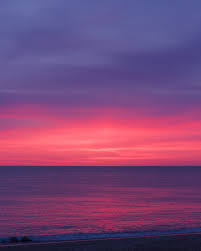
#> input picture Group Code/old/horizon.jpg, 201 x 251 px, given in place of h, which was not available
$ jupyter execute --allow-errors 'Straighten the Image - Image Processing Group Project.ipynb'   (text cells are left out)
#> lines starting #> are read from the running program, lines starting #| are printed output that depends on the picture; after the words box and inside, x2 and y2 are one past the last pixel; in counts of white or black regions, pixels touching at a corner belong together; pictures that were not available may be replaced by others from this repository, and a replacement may not be noted
[cell 1]
# Imports
import cv2
import numpy as np
from matplotlib import pyplot as plt
#from matplotlib import image as image
#import easygui # An easy-to-use file-picker; pip install easygui
from collections import Counter
import os
import easygui
from skimage.transform import probabilistic_hough_line

[cell 2]
# Constants

# default weights for calculating
# w1 - median angle
# w2 - longest line
# w3 - every line
# w4 - parallel lines
# w5 - perpendicular lines
# w6 - flat lines (vertical or horizontal)
DEFAULT_WEIGHTS = [1, 2, 0.1, 1.25, 1.5, 1]
ROTATE_AND_EXPAND = 1
ROTATE_AND_CROP = 2
ROTATE_AND_KEEP = 0


# Functions

def calculate_angle(image : np.ndarray,
                    hough_lines : np.ndarray = None,
                    hough_lines_p : np.ndarray = None,
                    weights : list = DEFAULT_WEIGHTS,
                    significance : float = 10 ) -> float:
    '''
    Calculates the most important angle, or angle to which need to rotate image to get it straight

    Parameters
    ----------
    image (OpenCV image) :
        Image imported by OpenCV to calculate dimensions from

    hough_lines (OpenCV HoughLine) :
        List of lines provided by OpenCV HoughLine function

    hough_lines_p (OpenCV HoughLineP) :
        List of lines provided by OpenCV HoughLineP function

    weights (list) :
        List of weights for calculating lines importance:
            w1 - median angle;
            w2 - longest line;
            w3 - every line;
            w4 - parallel lines;
            w5 - perpendicular lines;
            w6 - flat (vertical or horizontal line)
        The default is DEFAULT_WEIGHTS.

    significance (float) :
        Define line with length of what percentage of image's diagonal considred to be signifficant. Default is 10%

    Returns
    -------
    The most important angle of image

    '''

    # check if image has 'shape'
    if 'shape' not in dir(image):
        raise TypeError("No image provided, or it is of incorrect type")
    # get pictiure dimensions
    elif len(image.shape) == 3:
        # for colour and other 3-dimensional spaces
        height, width, depth = image.shape
    elif len(image.shape) == 2:
        # for greyscale space
        height, width = image.shape
    # raise exception as can't proceed
    else:
        raise ValueError("Provided image is in incorrect format")

    # check if either hough_lines or hough_lines_p was provided
    if hough_lines is None and hough_lines_p is None:
        raise ValueError("Both hough_lines and hough_lines_p can't be empty!")

    # check if weights list is in correct format
    if type(weights) != list:
        raise TypeError('Weights list is of incorrect type')
    elif len(weights) != 6:
        raise ValueError('Weights list is in incorrect format')

    final_angle = 0
    diagonal = np.round(np.sqrt(height**2 + width**2))
    significance = significance / 100 if significance >= 1 else significance

    # unpack weights
    weight_median, weight_length, weight_each, weight_par, weight_perp, weight_flat = weights

    # compose all angles from both hough_lines and hough_lines_p into one list of dictionaries
    angles = []

    if hough_lines is not None:
        for line in hough_lines:
            # catch exceptions if for some reason format is wrong
            try:
                # get angle (in radians)
                theta = line[0][1]
                # convert to degrees
                theta = np.degrees(theta)
                # add angle to the list with empty length
                angles.append({'angle': theta, 'length': -1 })
            except:
                raise ValueError("hough_lines is in incorrect format")

    if hough_lines_p is not None:
        for line in hough_lines_p:
            # catch exceptions if for some reason format is wrong
            try:
                # get line' extreme points
                x1, y1, x2, y2 = line[0]
                # calculate length
                length = np.round( np.sqrt((x2-x1)**2 + (y2-y1)**2), 1)
                # calculate angle
                theta = np.arctan2(y2-y1, x2-x1) # - np.pi/2
                # convert to degrees and shift 90 degrees to match output of hough_lines
                theta = np.round(np.degrees(theta)) - 90
                if theta < 0:
                    theta = theta + 180

                # process only "significant" lines, which are lengthier than "significance" percentage of image's diagonal
                if length >= diagonal * significance:
                    # add angle to the list with empty length
                    angles.append({'angle': theta, 'length': length })
            except:
                raise ValueError("hough_lines_p is in incorrect format")


    # sort angles by length ascending order
    angles = sorted(angles, key = lambda angle: angle['length'], reverse=True)
    # separate angles from their length
    just_angles = [element['angle'] for element in angles]
    # sum count lines with same angles
    counted_angles = Counter(just_angles).most_common()
    # get unique angles
    unique_angles = set(just_angles)

    # calculate weighted lines
    weighted_angles = {}


    # Add median angle with 'w1' weight
    weighted_angles[np.median(just_angles)] = weighted_angles.get(np.median(just_angles), 0) + weight_median


    # Add longest line with 'w2' weight (but only if it is longer than 0)
    longest = angles[0]['length'] if angles[0]['length'] > 0 else 0
    for line in angles:
        # get longest line (may be multiple lines with different angles)
        if line['length'] >= longest:
            weighted_angles[line['angle']] = weighted_angles.get(line['angle'], 0) + weight_length
        else:
            # stop processing lines, as it is already shorter than the longest one
            break


    # Add each line with 'w3' weight
    for angle in just_angles:
        weighted_angles[angle] = weighted_angles.get(angle, 0) + weight_each


    # Add parallel lines with 'w4' weight
    # get only angles where count > 1 (same angle so parallel lines)
    for line in [(element[0], element[1]) for element in counted_angles if element[1] > 1]:
        weighted_angles[line[0]] = weighted_angles.get(line[0], 0) + line[1] * weight_par


    # Add perpendicual lines with 'w5' weight
    for angle in just_angles:
        # check if there is a perpendicualr pair (+/- 90) and get lowest of pair
        if (angle + 90) in unique_angles:
            pair_angle = angle
        elif (angle - 90) in unique_angles:
            pair_angle = angle - 90
        else:
            pair_angle = -1

        # if pair found: add as weighted
        if pair_angle != -1:
            weighted_angles[pair_angle] = weighted_angles.get(pair_angle, 0) + weight_perp


    # Add flat (vertical or horizontal) lines with 'w6' weight
    for angle in just_angles:
        if angle == 90.0 or angle == 0.0 or angle == 180.0:
            weighted_angles[angle] = weighted_angles.get(angle, 0) + weight_flat


    # calculate the most important angle - the one with most entries in weighted list
    final_angle = max(weighted_angles, key = weighted_angles.get)

    # translate angle between 0 and 180 degrees to the most suitable rotation angle
    # 0   <= theta < 45   then theta
    # 45  <= theta < 135  then theta - 90
    # 135 <= theta <= 180 then theta - 180
    # positive number is anti-clockwise, where negative number is clockwise

    if final_angle >= 45 and final_angle < 135:
        final_angle = final_angle - 90
    elif final_angle >= 135 and final_angle <= 180:
        final_angle = final_angle - 180
    # else - no change in angle

    # return the most important angle
    return final_angle


def rotate_image(image : np.ndarray,
                 degrees : float = 0,
                 rotation_type : int = ROTATE_AND_CROP) -> np.ndarray:
    '''
    Rotates image by given angle anti-clockwise with given type of post-processing

    Parameters
    ----------
    image (OpenCV image) :
        Image imported by OpenCV to rotate

    degrees (float):
        Degrees to rotate image anti-clockwise. For clockwise rotation, provide negative value. The default is 0.

    rotation_type (int) :
        Post-processing of rotation.
        Possible values:
            ROTATE_AND_KEEP (0) - rotate but keep canvas size. Cuts corners after rotation.
            ROTATE_AND_EXPAND (1) - rotate and expand canvas size. Expands to fit rotated image.
            ROTATE_AND_CROP (2) - rotate and crop image to keep only image information and remove black areas from rotation.
        The default is ROTATE_AND_CROP

    Returns
    -------
    Rotated image

    '''

    # check if image has 'shape'
    if 'shape' not in dir(image):
        raise TypeError("No image provided, or it is of incorrect type")
    # get pictiure dimensions
    elif len(image.shape) == 3:
        # for colour and other 3-dimensional spaces
        height, width, depth = image.shape
    elif len(image.shape) == 2:
        # for greyscale space
        height, width = image.shape
    # raise exception as can't proceed
    else:
        raise ValueError("Provided image is in incorrect format")

    # get center of rotation/image
    cx = width // 2
    cy = height // 2
    # do not scale, keep as is
    scale = 1

    # Prepare rotation matrix
    M = cv2.getRotationMatrix2D(center = (cx,cy), angle = degrees, scale = scale)
    new_width = width * scale
    new_height = height * scale

    if rotation_type == ROTATE_AND_EXPAND or rotation_type == ROTATE_AND_CROP:
        # in case of expanding and cropping - calculate expanded matrix and new dimensions
        '''
            Details taken from https://www.pyimagesearch.com/2017/01/02/rotate-images-correctly-with-opencv-and-python/
        '''
        # rotate expanding bounds of image to not cut it off
        # cos and sin of the rotation's angle can be taken from rotation matrix
        cos_t = np.abs(M[0,0])
        sin_t = np.abs(M[0,1])

        # get new width and height using polar to cartesian translation
        new_width = int(height * sin_t + width * cos_t)
        new_height = int(height * cos_t + width * sin_t)

        # Adjust matrix to move rotated image and make sure any part is not outside
        M[0,2] = M[0,2] + (new_width / 2) - cx
        M[1,2] = M[1,2] + (new_height / 2) - cy


    # do actual rotation (and expansion if needed)
    rotated_image = cv2.warpAffine(image, M = M, dsize = (new_width, new_height))

    if rotation_type == ROTATE_AND_CROP:
        # in case of cropping - calculate size of the most effective area fitting into rotated image
        '''
            Details taken from https://stackoverflow.com/questions/16702966/rotate-image-and-crop-out-black-borders
        '''
        # get long and short side
        side_long, side_short = (width, height) if width >= height else (height, width)

        # calculate new dimensions of fitted image (for cropping)
        if side_short <= 2.0 * sin_t * cos_t * side_long or abs(sin_t - cos_t) < 1e-10:
            # half constrained case: two crop corners touch the longer side,
            # the other two corners are on the mid-line parallel to the longer line
            x = 0.5 * side_short
            crop_width, crop_height = ( x / sin_t, x / cos_t) if width >= height else ( x / cos_t, x / sin_t)
        else:
            # fully constrained case: crop touches all 4 sides
            cos_2t = cos_t * cos_t - sin_t * sin_t
            crop_width, crop_height = (width * cos_t - height * sin_t) / cos_2t, (height * cos_t - width * sin_t) / cos_2t

        # get coordinates of the new dimension
        dx = int(np.round((new_width - crop_width) / 2))
        dy = int(np.round((new_height - crop_height) / 2))

        # crop image
        rotated_image = rotated_image[dy : new_height - dy, dx : new_width - dx]

    # return rotated image
    return rotated_image


def getLines(img, expectedNumOfLines, numOfLinesVariance):

    # range for number of lines that we wish to detect
    lowerNumOfLines = expectedNumOfLines - numOfLinesVariance
    upperNumOfLines = expectedNumOfLines + numOfLinesVariance

    # starting parameters for the line detection
    numOfLines = 0

    bilateralBlurStrength = 7

    improveContrast = True
    useBilateralBlur = True

    houghLineTransformThreshold = 50
    houghLineTransformMinLength = 100

    # in case of infinite looping
    numberOfLoopsAllowed = 30
    loopsCounter = 0

    # reading and resizing the image to speed up further processing
    imgBlack = cv2.cvtColor(img, cv2.COLOR_BGR2GRAY)
    width = imgBlack.shape[1]
    height = imgBlack.shape[0]

    if width > height:
        newHeight = int(1000 * height / width)
        imgBlack = cv2.resize(imgBlack, (1000, newHeight), cv2.INTER_AREA)
    else:
        newWidth = int(1000 * width / height)
        imgBlack = cv2.resize(imgBlack, (newWidth, 1000), cv2.INTER_AREA)

    while numOfLines < lowerNumOfLines or numOfLines > upperNumOfLines:
        imgBlackCopyHoughLinesP = imgBlack.copy()

        if numOfLines < lowerNumOfLines:
            bilateralBlurStrength = bilateralBlurStrength - 1
        elif numOfLines > upperNumOfLines:
            bilateralBlurStrength = bilateralBlurStrength + 1

        if bilateralBlurStrength > 20:
            houghLineTransformMinLength += 50
        elif bilateralBlurStrength > 15:
            improveContrast = False
        elif bilateralBlurStrength == 0:
            useBilateralBlur = False

        if improveContrast:
            imgBlackCopyHoughLinesP = cv2.equalizeHist(imgBlackCopyHoughLinesP)
            imgBlackCopyHoughLinesP = cv2.createCLAHE(1, (5, 5)).apply(imgBlackCopyHoughLinesP)

        if useBilateralBlur:
            blurredImg = cv2.bilateralFilter(imgBlackCopyHoughLinesP, bilateralBlurStrength, 100, 100)
        else:
            blurredImg = imgBlackCopyHoughLinesP

        # Canny edge detection
        cannyLowThreshold = np.median(blurredImg) - blurredImg.std()
        cannyHighThreshold = np.median(blurredImg) + blurredImg.std()
        imgEdges = cv2.Canny(blurredImg, cannyLowThreshold, cannyHighThreshold, 3)

        # Hough line p transform
        houghLinesP = cv2.HoughLinesP(imgEdges, 1, np.pi / 180, houghLineTransformThreshold,
                               minLineLength=houghLineTransformMinLength, maxLineGap=50)

        if houghLinesP is None:
            numOfLines = 0
        else:
            numOfLines = len(houghLinesP)

        if loopsCounter > numberOfLoopsAllowed:
            break
        loopsCounter = loopsCounter + 1

    # Normal hough line transform
    houghLines = cv2.HoughLines(imgEdges, 1, np.pi / 180, 200)


    return houghLinesP, houghLines


# Hough
def printLinesToImage(img_P, lines):
    for x in range(0, len(lines)):
        for rho, theta in lines[x]:
            a = np.cos(theta)
            b = np.sin(theta)
            x0 = a * rho
            y0 = b * rho
            x1 = int(x0 + 1000 * (-b))
            y1 = int(y0 + 1000 * (a))
            x2 = int(x0 - 1000 * (-b))
            y2 = int(y0 - 1000 * (a))

            cv2.line(img_P, (x1, y1), (x2, y2), (0, 255, 0), 2)

#blurred image
def blur_image(img_B, blur):
    blurred_img_gray = cv2.GaussianBlur(img_B, (blur, blur), 0)
    #blurred_img_gray = cv2.GaussianBlur(img_B, (5, 5), 0)
    # plt.imshow(blurred_img_gray, cmap = plt.cm.gray)
    # plt.show()
    cv2.imwrite("Grayscale_blur.jpg", blurred_img_gray)
    return blurred_img_gray

#Canny on grayscale image
def Canny(img_C):
    edges_gray = cv2.Canny(img_C, 99, 100)
    # plt.imshow(edges_gray, cmap = plt.cm.gray)
    # plt.show()
    cv2.imwrite("Canny_on_gray.jpg", edges_gray)
    return edges_gray

def finish(img_F, l):
    printLinesToImage(img_F, l)
    # plt.imshow(img_F)
    # plt.show()
    second = cv2.cvtColor(img_F, cv2.COLOR_RGB2BGR)
    cv2.imwrite("Result.jpg",second)


def Check_Single_Horizon_Line(img):

    #Convert to RGB
    img2 = cv2.cvtColor(img, cv2.COLOR_BGR2RGB)

    blur_value = 3
    first_image_copy = img2.copy()
    second_image_copy = img2.copy()
    another_copy = img2.copy()
    copy_gray = cv2.cvtColor(another_copy, cv2.COLOR_BGR2GRAY)


    blur_image_res = blur_image(copy_gray, blur_value)
    gray_edges_result = Canny(blur_image_res)


    lines = cv2.HoughLines(gray_edges_result,1 , np.pi / 180, 100, 255)
    if lines is None:
        while lines is None:
            print(blur_value)
            blur_value -= 2
            blur_image_res = blur_image(copy_gray, blur_value)
            gray_edges_result = Canny(blur_image_res)
            lines = cv2.HoughLines(gray_edges_result, 1, np.pi / 180, 100, 255)
            if(blur_value == 1 or len(lines) > 0):
                break;
    else:
        return lines

    return lines

[cell 3]
selectedFiles = easygui.fileopenbox("You can choose multiple", "Image Select", filetypes=["*.png", "*.jpg"], multiple=True)
#> the answer given: horizon.jpg
#> further down, img is the input picture: shape (251, 201, 3); mean B, G, R 119.1, 71.4, 120.9

#> (the rest of this cell did not finish here and is left out)

#> in Check_Single_Horizon_Line, `copy_gray = cv2.cvtColor(another_copy, cv2.COLOR_BGR2GRAY)`:
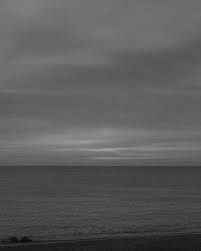
#> copy_gray: shape (251, 201); min 7, max 165, mean 91.3
#> in Canny, `edges_gray = cv2.Canny(img_C, 99, 100)`:
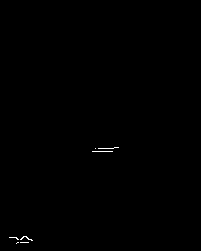
#> edges_gray: shape (251, 201); 0.17% white in thin lines or dots, all inside (x1, y1, x2, y2) = (9, 147, 119, 244)
#> in Check_Single_Horizon_Line, `lines = cv2.HoughLines(gray_edges_result,1 , np.pi / 180, 100, 255)`: lines = None
#> the loop in Check_Single_Horizon_Line, `while lines is None:` made 1 pass
#> (blur_value, lines) on pass 1: (1, [[165, 1.57]])
#| 3
#> pass 1, in Canny (call 2), `edges_gray = cv2.Canny(img_C, 99, 100)`:
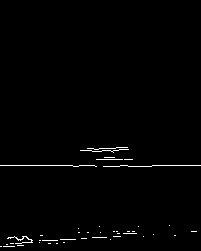
#> edges_gray: shape (251, 201); 1.1% white in thin lines or dots, all inside (x1, y1, x2, y2) = (0, 147, 201, 247)
#> after the loop in Check_Single_Horizon_Line, `while lines is None:`: blur_value = 1
#> `horizonLine = Check_Single_Horizon_Line(img)`: horizonLine = [[165, 1.57]]
#> `angle = horizonLine[0][0][1]`: angle = 1.57
#> `angle = np.degrees(angle)-90`: angle = 0
#| Angle is: 0.0 degrees

    if (horizonLine is not None):
        if len(horizonLine) > 1:
            hough_lines_p, hough_lines = getLines(img, 100, 99)
            angle = calculate_angle(img, hough_lines, hough_lines_p)

        elif len(horizonLine) == 1:
            angle = horizonLine[0][0][1]
            angle = np.degrees(angle)-90

        print('Angle is:', angle,'degrees')
        rotated_image = rotate_image(img, angle)
#> in rotate_image, `M = cv2.getRotationMatrix2D(center = (cx,cy), angle = degrees, scale =..`: M = [[1, 0, 0], [0, 1, 0]]
#> in rotate_image, `cos_t = np.abs(M[0,0])`: cos_t = 1
#> in rotate_image, `sin_t = np.abs(M[0,1])`: sin_t = 0
#> in rotate_image, `rotated_image = cv2.warpAffine(image, M = M, dsize = (new_width, new_h..`:
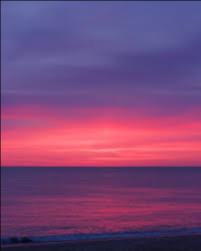
#> rotated_image: shape (251, 201, 3); mean B, G, R 118.9, 71.4, 120.8
#> in rotate_image, `cos_2t = cos_t * cos_t - sin_t * sin_t`: cos_2t = 1
#> in rotate_image, `crop_width, crop_height = (width * cos_t - height * sin_t) / cos_2t, (..`: crop_width = 201; crop_height = 251
#> in rotate_image, `dx = int(np.round((new_width - crop_width) / 2))`: dx = 0
#> pass 2 of the loop `for num, image in enumerate(selectedFiles, start=1):`:
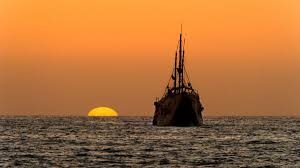
#> input picture Group Code/old/rotateH7.jpg, 300 x 168 px, given in place of o, which was not available
#> img is the input picture: shape (168, 300, 3); mean B, G, R 59.5, 110.8, 171.7
#> img2: shape (168, 300, 3)
#> copy_gray: shape (168, 300)
#> blurred_img_gray: shape (168, 300)
#> in Canny (call 3), `edges_gray = cv2.Canny(img_C, 99, 100)`:
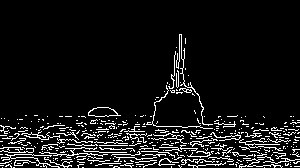
#> edges_gray: shape (168, 300); 8.3% white in thin lines or dots, all inside (x1, y1, x2, y2) = (0, 34, 300, 168)
#> in Check_Single_Horizon_Line (call 2), `lines = cv2.HoughLines(gray_edges_result,1 , np.pi / 180, 100, 255)`: lines = 42 rows, first 8: [146, 1.62], [156, 1.54], [133, 1.66], [148, 1.57], [152, 1.59], [154, 1.57], [153, 1.61], [158, 1.52]
#> horizonLine has the same summary as lines in Check_Single_Horizon_Line
#> the loop in getLines, `while numOfLines < lowerNumOfLines or numOfLines > upperNumOfLines:` made 1 pass
#> (cannyLowThreshold, cannyHighThreshold, numOfLines) on pass 1: (71.49, 202.5, 121)
#> pass 1, in getLines, `imgEdges = cv2.Canny(blurredImg, cannyLowThreshold, cannyHighThreshold..`:
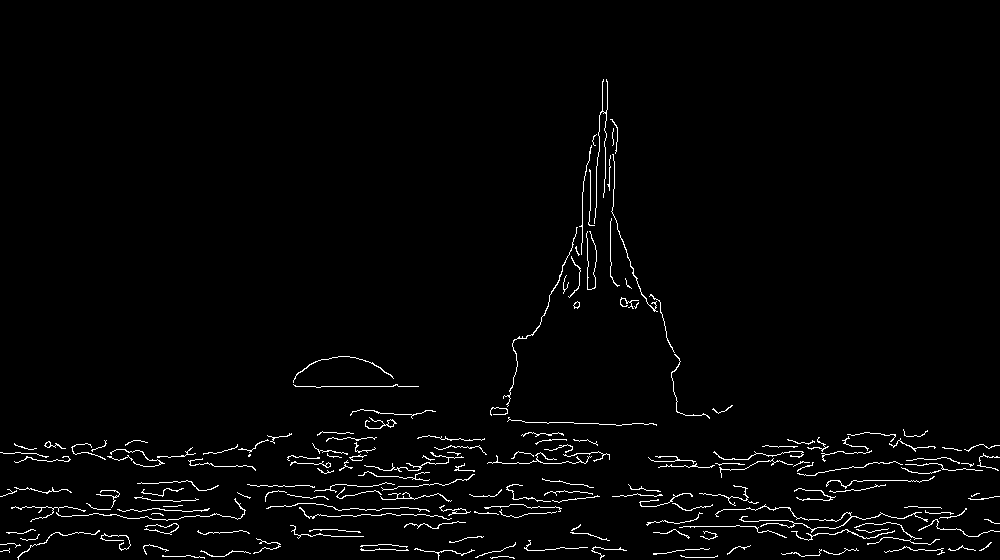
#> imgEdges: shape (560, 1000); 2.1% white in thin lines or dots, all inside (x1, y1, x2, y2) = (0, 79, 1000, 560)
#> after the loop in getLines, `while numOfLines < lowerNumOfLines or numOfLines > upperNumOfLines:`: bilateralBlurStrength = 6; houghLineTransformMinLength = 100; loopsCounter = 1
#> houghLines = None
#> hough_lines_p = 121 rows, first 6: [26, 456, 184, 456], [291, 463, 585, 463], [100, 495, 379, 510], [685, 510, 790, 508], [647, 522, 950, 517], [317, 468, 435, 464]
#> the loop in calculate_angle, `for line in hough_lines_p:` made 121 passes
#> (x1, y1, x2, y2, length, theta) on passes 1 to 8: (26, 456, 184, 456, 158, 90), (291, 463, 585, 463, 294, 90), (100, 495, 379, 510, 279.4, 93), (685, 510, 790, 508, 105, 89), (647, 522, 950, 517, 303, 89), (317, 468, 435, 464, 118.1, 88), (773, 458, 983, 444, 210.5, 86), (20, 509, 162, 500, 142.3, 86)
#> the loop in calculate_angle, `for line in angles:` made 2 passes
#> line on passes 1 to 2: {'angle': 98, 'length': 730.2}, {'angle': 24, 'length': 401.6}
#> the loop in calculate_angle, `for angle in just_angles:` made 121 passes
#> angle on passes 1 to 8: 98, 24, 91, 90, 91, 91, 98, 89
#> the loop in calculate_angle, `for line in [(element[0], element[1]) for element in counted_angles if..` made 20 passes
#> line on passes 1 to 8: (90, 24), (91, 19), (89, 11), (86, 7), (88, 7), (92, 5), (94, 5), (93, 4)
#| Angle is: 0.0 degrees

        head, tail = os.path.split(image)
        filename = "rotated-" + tail
        cv2.imwrite(filename, rotated_image)

        # draw
        fig, axs = plt.subplots(1, 2, figsize=(20,10), gridspec_kw={'wspace': 0.01, 'hspace': 0})
        x = axs[0].imshow(cv2.cvtColor(img, cv2.COLOR_BGR2RGB))
        x = axs[1].imshow(cv2.cvtColor(rotated_image, cv2.COLOR_BGR2RGB))
        x = axs[0].set_title('Original image')
        x = axs[1].set_title('Rotated image')
        x = axs[0].axis('off')
        x = axs[1].axis('off')
